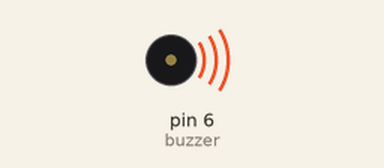
Recording of a sketch running on a simulated Arduino Uno, built with avr-gcc and run on an emulated ATmega328P. On the bench: buzzer (waves = sounding).

Above: at 0.1 s.
At 38.85 s:
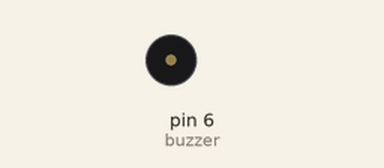
Timing chart, 0 to 40.0 s (numbered marks = the images above):
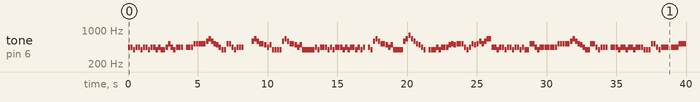

Measured:
- by itself, tone on pin 6 (buzzer): plays 440 Hz for 0.16 s, 440 Hz for 0.16 s, 392 Hz for 0.16 s, 440 Hz for 0.16 s, 440 Hz for 0.16 s, 392 Hz for 0.16 s … (192 notes in this stretch)

The sketch:

Samajavaragamana.ino
```cpp
/*
 * SAMAJAVARAGAMANA
 *
 * Connect a piezo buzzer or speaker to pin 6 or select a new pin.
 * for more arduino projects from me, please visit https://github.com/jinoycj/
 *
 * I have used some code snippets from https://github.com/robsoncouto/arduino-songs
 * There you can find lots other songs.
 *
 * Jinoy Johnson - 2021
 */


#include "melody.h"

// change this to whichever pin you want to use
int buzzer = 6;

// sizeof gives the number of bytes, each int value is composed of two bytes (16 bits)
// there are two values per note (pitch and duration), so for each note there are four bytes
int notes = sizeof(melody) / sizeof(melody[0]) / 2;

// this calculates the duration of a whole note in ms
int wholenote = (60000 * 4) / tempo;

int divider = 0, noteDuration = 0;
void setup() {
    // iterate over the notes of the melody.
  // Remember, the array is twice the number of notes (notes + durations)
  for (int thisNote = 0; thisNote < notes * 2; thisNote = thisNote + 2) {

    // calculates the duration of each note
    divider = pgm_read_word_near(melody+thisNote + 1);
    if (divider > 0) {
      // regular note, just proceed
      noteDuration = (wholenote) / divider;
    } else if (divider < 0) {
      // dotted notes are represented with negative durations!!
      noteDuration = (wholenote) / abs(divider);
      noteDuration *= 1.5; // increases the duration in half for dotted notes
    }

    // we only play the note for 90% of the duration, leaving 10% as a pause
    tone(buzzer, pgm_read_word_near(melody+thisNote), noteDuration * 0.9);

    // Wait for the specief duration before playing the next note.
    delay(noteDuration);

    // stop the waveform generation before the next note.
    noTone(buzzer);
  }

}

void loop() {
  // no need to repeat the melody.

}
```

melody.h
```cpp
#ifndef _MELODY_H
#define _MELODY_H

//NOTES
#define NOTE_B0  31
#define NOTE_C1  33
#define NOTE_CS1 35
#define NOTE_D1  37
#define NOTE_DS1 39
#define NOTE_E1  41
#define NOTE_F1  44
#define NOTE_FS1 46
#define NOTE_G1  49
#define NOTE_GS1 52
#define NOTE_A1  55
#define NOTE_AS1 58
#define NOTE_B1  62
#define NOTE_C2  65
#define NOTE_CS2 69
#define NOTE_D2  73
#define NOTE_DS2 78
#define NOTE_E2  82
#define NOTE_F2  87
#define NOTE_FS2 93
#define NOTE_G2  98
#define NOTE_GS2 104
#define NOTE_A2  110
#define NOTE_AS2 117
#define NOTE_B2  123
#define NOTE_C3  131
#define NOTE_CS3 139
#define NOTE_D3  147
#define NOTE_DS3 156
#define NOTE_E3  165
#define NOTE_F3  175
#define NOTE_FS3 185
#define NOTE_G3  196
#define NOTE_GS3 208
#define NOTE_A3  220
#define NOTE_AS3 233
#define NOTE_B3  247
#define NOTE_C4  262
#define NOTE_CS4 277
#define NOTE_D4  294
#define NOTE_DS4 311
#define NOTE_E4  330
#define NOTE_F4  349
#define NOTE_FS4 370
#define NOTE_G4  392
#define NOTE_GS4 415
#define NOTE_A4  440
#define NOTE_AS4 466
#define NOTE_B4  494
#define NOTE_C5  523
#define NOTE_CS5 554
#define NOTE_D5  587
#define NOTE_DS5 622
#define NOTE_E5  659
#define NOTE_F5  698
#define NOTE_FS5 740
#define NOTE_G5  784
#define NOTE_GS5 831
#define NOTE_A5  880
#define NOTE_AS5 932
#define NOTE_B5  988
#define NOTE_C6  1047
#define NOTE_CS6 1109
#define NOTE_D6  1175
#define NOTE_DS6 1245
#define NOTE_E6  1319
#define NOTE_F6  1397
#define NOTE_FS6 1480
#define NOTE_G6  1568
#define NOTE_GS6 1661
#define NOTE_A6  1760
#define NOTE_AS6 1865
#define NOTE_B6  1976
#define NOTE_C7  2093
#define NOTE_CS7 2217
#define NOTE_D7  2349
#define NOTE_DS7 2489
#define NOTE_E7  2637
#define NOTE_F7  2794
#define NOTE_FS7 2960
#define NOTE_G7  3136
#define NOTE_GS7 3322
#define NOTE_A7  3520
#define NOTE_AS7 3729
#define NOTE_B7  3951
#define NOTE_C8  4186
#define NOTE_CS8 4435
#define NOTE_D8  4699
#define NOTE_DS8 4978
#define REST      0

// change this to make the song slower or faster
int tempo = 165;


// MELODY //

// notes of the moledy followed by the duration.
// a 4 means a quarter note, 8 an eightth , 16 sixteenth, so on
// !!negative numbers are used to represent dotted notes,
// so -4 means a dotted quarter note, that is, a quarter plus an eightth!!

const int melody[] PROGMEM = {
        //Samajavaragamana
        //Movie: Ala Vaikunthapurramuloo
        NOTE_A4,8,
        NOTE_A4,8,NOTE_G4,8,NOTE_A4,8,NOTE_A4,8,NOTE_G4,8,NOTE_A4,8,NOTE_A4,8,NOTE_G4,8,NOTE_A4,8,NOTE_A4,8,NOTE_G4,8,NOTE_A4,8,
        NOTE_G4,4,NOTE_A4,8,NOTE_C5,8,NOTE_A4,8,NOTE_G4,8,NOTE_A4,4,NOTE_A4,8,REST,8,NOTE_A4,4,
        NOTE_A4,8,NOTE_C5,8,NOTE_C5,8,NOTE_C5,8,NOTE_C5,4,NOTE_D5,8,NOTE_E5,8,NOTE_D5,8,NOTE_C5,8,NOTE_B4,8,NOTE_A4,8,
        NOTE_G4,8,NOTE_G4,8,NOTE_C5,8,NOTE_C5,8,NOTE_A4,8,NOTE_G4,8,NOTE_A4,8,NOTE_A4,8,NOTE_A4,8,REST,-4,
        NOTE_D5,8,NOTE_E5,8,NOTE_D5,8,NOTE_C5,4,NOTE_B4,8,NOTE_A4,8,NOTE_B4,8,NOTE_G4,8,NOTE_G4,8,NOTE_G4,8,NOTE_G4,8,
        NOTE_D5,8,NOTE_E5,8,NOTE_D5,8,NOTE_C5,4,NOTE_B4,8,NOTE_A4,8,NOTE_B4,8,NOTE_G4,8,NOTE_G4,8,NOTE_G4,8,NOTE_G4,8,
        NOTE_G4,8,NOTE_A4,8,NOTE_G4,8,NOTE_A4,4,NOTE_A4,8,NOTE_G4,8,NOTE_A4,8,NOTE_G4,8,NOTE_A4,4,NOTE_A4,8,
        NOTE_G4,8,NOTE_A4,8,NOTE_G4,8,NOTE_A4,4,NOTE_G4,8,NOTE_A4,8,NOTE_G4,8,NOTE_A4,8,REST,8,NOTE_A4,8,NOTE_G4,8,
        NOTE_D5,8,NOTE_E5,8,NOTE_D5,8,NOTE_C5,4,NOTE_B4,8,NOTE_A4,8,NOTE_B4,8,NOTE_G4,8,NOTE_G4,8,NOTE_G4,8,NOTE_G4,8,
        NOTE_D5,8,NOTE_E5,8,NOTE_G5,8,NOTE_E5,8,NOTE_D5,8,NOTE_C5,8,NOTE_B4,8,NOTE_A4,8,NOTE_G4,8,REST,8,NOTE_G4,8,NOTE_G4,8,
        NOTE_G4,8,NOTE_A4,8,NOTE_G4,8,NOTE_A4,4,NOTE_A4,8,NOTE_B4,8,NOTE_C5,8,NOTE_B4,8,NOTE_C5,4,NOTE_C5,8,
        NOTE_A4,8,NOTE_G4,8,NOTE_A4,8,NOTE_C5,8,NOTE_B4,8,NOTE_C5,8,NOTE_D5,8,NOTE_C5,8,NOTE_D5,8,NOTE_E5,4,NOTE_A4,8,
        NOTE_A4,8,NOTE_G4,8,NOTE_A4,8,NOTE_A4,8,NOTE_G4,8,NOTE_A4,8,NOTE_A4,8,NOTE_G4,8,NOTE_A4,8,NOTE_A4,8,NOTE_G4,8,NOTE_A4,8,
        NOTE_G4,4,NOTE_C5,8,NOTE_C5,8,NOTE_A4,8,NOTE_G4,8,NOTE_A4,4,NOTE_A4,4,NOTE_A4,4,
        NOTE_A4,8,NOTE_C5,8,NOTE_C5,8,NOTE_C5,8,NOTE_C5,4,NOTE_D5,8,NOTE_E5,8,NOTE_D5,8,NOTE_C5,8,NOTE_B4,8,NOTE_A4,8,
        NOTE_G4,8,NOTE_G4,8,NOTE_C5,4,NOTE_A4,8,NOTE_G4,8,NOTE_A4,8,NOTE_A4,8,NOTE_A4,8,REST,8,NOTE_A4,4,
        NOTE_A4,8,NOTE_G4,8,NOTE_A4,8,NOTE_A4,8,NOTE_G4,8,NOTE_A4,8,NOTE_A4,8,NOTE_G4,8,NOTE_A4,4,NOTE_A4,8,NOTE_G4,8,
        NOTE_G4,8,NOTE_G4,8,NOTE_C5,8,NOTE_C5,8,NOTE_A4,8,NOTE_G4,8,NOTE_A4,8,NOTE_A4,8,NOTE_A4,8,REST,8,NOTE_A4,8,NOTE_A4,8,
        NOTE_A4,8,NOTE_C5,8,NOTE_C5,8,NOTE_C5,8,NOTE_C5,4,NOTE_D5,8,NOTE_E5,8,NOTE_D5,8,NOTE_C5,8,NOTE_B4,8,NOTE_A4,8,
        NOTE_G4,4,NOTE_C5,8,NOTE_C5,8,NOTE_G4,4,NOTE_A4,8,NOTE_A4,8,NOTE_A4,8,REST,8,NOTE_E5,4,
        NOTE_E5,8,NOTE_E5,8,NOTE_E5,8,NOTE_E5,8,NOTE_E5,8,NOTE_D5,8,NOTE_D5,8,NOTE_D5,8,NOTE_D5,8,NOTE_D5,8,NOTE_D5,8,NOTE_C5,8,
        NOTE_C5,4,NOTE_E5,8,NOTE_E5,8,NOTE_C5,4,NOTE_D5,8,NOTE_D5,8,NOTE_D5,8,REST,8,NOTE_A4,8,NOTE_A4,8,
        NOTE_A4,8,NOTE_C5,8,NOTE_C5,8,NOTE_C5,8,NOTE_C5,4,NOTE_D5,8,NOTE_E5,8,NOTE_D5,8,NOTE_C5,8,NOTE_A4,8,REST,8,
        NOTE_G4,8,NOTE_G4,8,NOTE_C5,8,NOTE_C5,8,NOTE_A4,8,NOTE_G4,8,NOTE_A4,8,NOTE_A4,8,NOTE_A4,8,NOTE_A4,-4,
        NOTE_D5,-2,NOTE_E5,-2,
        NOTE_E5,-2,NOTE_E5,4,NOTE_D5,4,NOTE_C5,4,
        NOTE_D5,4,NOTE_E5,4,NOTE_G5,4,NOTE_E5,4,NOTE_D5,4,NOTE_E5,4,
        NOTE_C5,4,NOTE_B4,2,REST,-4,REST,-4,
        NOTE_E5,4,NOTE_D5,8,NOTE_C5,8,NOTE_C5,8,NOTE_B4,8,NOTE_A4,8,NOTE_B4,8,NOTE_G4,8,NOTE_G4,8,NOTE_G4,8,NOTE_G4,8,
        NOTE_E5,4,NOTE_D5,8,NOTE_C5,4,NOTE_B4,8,NOTE_A4,8,NOTE_B4,8,NOTE_G4,8,NOTE_G4,4,REST,8,
        NOTE_G4,8,NOTE_A4,8,NOTE_G4,8,NOTE_A4,4,NOTE_A4,8,NOTE_G4,8,NOTE_A4,8,NOTE_G4,8,NOTE_A4,4,NOTE_A4,8,
        NOTE_G4,8,NOTE_A4,8,NOTE_G4,8,NOTE_A4,4,NOTE_G4,8,NOTE_A4,8,NOTE_G4,8,NOTE_A4,8,REST,-4,
        NOTE_E5,4,NOTE_D5,8,NOTE_C5,8,NOTE_C5,8,NOTE_B4,8,NOTE_A4,8,NOTE_B4,8,NOTE_G4,8,NOTE_G4,8,NOTE_G4,8,NOTE_G4,8,
        NOTE_E5,4,NOTE_D5,8,NOTE_C5,4,NOTE_B4,8,NOTE_A4,8,NOTE_B4,8,NOTE_G4,8,NOTE_G4,4,REST,8,
        NOTE_G4,8,NOTE_A4,8,NOTE_G4,8,NOTE_A4,4,NOTE_A4,8,NOTE_G4,8,NOTE_A4,8,NOTE_G4,8,NOTE_A4,4,NOTE_A4,8,
        NOTE_G4,8,NOTE_A4,8,NOTE_G4,8,NOTE_A4,4,NOTE_G4,8,NOTE_A4,8,NOTE_G4,8,NOTE_A4,8,REST,8,REST,8,NOTE_A4,8,
        NOTE_A4,8,NOTE_G4,8,NOTE_A4,8,NOTE_A4,8,NOTE_G4,8,NOTE_A4,8,NOTE_A4,8,NOTE_G4,8,NOTE_A4,8,NOTE_A4,8,NOTE_G4,8,NOTE_A4,8,
        NOTE_G4,4,NOTE_C5,8,NOTE_C5,8,NOTE_C5,4,NOTE_D5,4,NOTE_A4,8,REST,8,NOTE_A4,4,
        NOTE_A4,8,NOTE_C5,8,NOTE_C5,8,NOTE_C5,8,NOTE_E5,4,NOTE_G5,8,NOTE_E5,8,NOTE_D5,8,NOTE_C5,8,NOTE_B4,8,NOTE_A4,8,
        NOTE_G4,8,NOTE_G4,8,NOTE_B4,8,NOTE_D5,8,NOTE_A4,8,NOTE_G4,8,NOTE_A4,8,NOTE_A4,8,NOTE_A4,8,REST,-4,
        REST,1,
        REST,1,
        REST,1,
        REST,-4,REST,-4,REST,8,REST,8,NOTE_E5,8,NOTE_E5,8,NOTE_G5,8,NOTE_E5,8,
        NOTE_C5,4,NOTE_C5,8,NOTE_E5,-4,REST,8,REST,8,NOTE_E5,8,NOTE_E5,8,NOTE_G5,8,NOTE_E5,8,
        NOTE_C5,4,NOTE_C5,8,NOTE_E5,-4,REST,4,REST,4,NOTE_A4,8,NOTE_FS5,8,
        NOTE_FS5,8,NOTE_F5,8,NOTE_G5,8,NOTE_F5,4,NOTE_G5,8,NOTE_F5,8,NOTE_F5,8,NOTE_F5,8,NOTE_F5,8,NOTE_F5,8,NOTE_G5,8,
        NOTE_FS5,4,NOTE_A5,8,NOTE_G5,8,NOTE_E5,8,NOTE_D5,8,NOTE_E5,8,NOTE_E5,8,NOTE_E5,8,NOTE_G5,8,NOTE_E5,8,
        NOTE_C5,4,NOTE_C5,8,NOTE_E5,-4,REST,8,REST,8,NOTE_E5,8,NOTE_E5,8,NOTE_G5,8,NOTE_E5,8,
        NOTE_C5,4,NOTE_C5,8,NOTE_E5,-4,NOTE_C5,-4,REST,8,NOTE_A4,8,NOTE_FS5,8,
        NOTE_FS5,4,NOTE_F5,8,NOTE_F5,4,NOTE_G5,8,NOTE_F5,4,NOTE_F5,8,NOTE_F5,4,NOTE_G5,8,
        NOTE_FS5,8,NOTE_F5,8,NOTE_A5,8,NOTE_G5,8,NOTE_E5,8,NOTE_D5,8,NOTE_E5,4,REST,8,REST,8,NOTE_A4,8,NOTE_E5,8,
        NOTE_E5,4,NOTE_E5,8,NOTE_E5,8,NOTE_E5,8,NOTE_E5,4,NOTE_D5,8,NOTE_E5,8,NOTE_C5,8,NOTE_D5,-4,
        NOTE_D5,8,NOTE_E5,8,NOTE_E5,8,NOTE_E5,8,NOTE_E5,4,NOTE_D5,8,NOTE_E5,8,NOTE_C5,8,NOTE_D5,-4,
        NOTE_D5,8,NOTE_E5,8,NOTE_C5,8,NOTE_D5,-4,NOTE_D5,8,NOTE_E5,8,NOTE_C5,8,NOTE_D5,-4,
        NOTE_A4,4,NOTE_C5,8,NOTE_C5,-4,NOTE_A4,-4,NOTE_A4,8,NOTE_C5,8,NOTE_E5,8,
        NOTE_E5,4,NOTE_E5,8,NOTE_E5,8,NOTE_E5,8,NOTE_E5,8,NOTE_D5,8,NOTE_E5,8,NOTE_C5,8,NOTE_D5,4,REST,8,
        NOTE_E5,4,NOTE_G5,8,NOTE_G5,8,NOTE_E5,4,NOTE_D5,8,NOTE_E5,8,NOTE_C5,8,NOTE_D5,4,REST,8,
        NOTE_D5,8,NOTE_E5,8,NOTE_C5,8,NOTE_D5,4,NOTE_D5,8,NOTE_D5,8,NOTE_E5,8,NOTE_C5,8,NOTE_D5,4,NOTE_D5,8,
        NOTE_D5,8,NOTE_E5,8,NOTE_D5,8,NOTE_E5,8,NOTE_D5,8,NOTE_E5,8,NOTE_D5,-4,NOTE_D5,8,NOTE_E5,4,
        NOTE_E5,4,NOTE_D5,8,NOTE_C5,8,NOTE_C5,8,NOTE_B4,8,NOTE_A4,8,NOTE_B4,8,NOTE_G4,8,NOTE_G4,8,NOTE_G4,8,NOTE_G4,8,
        NOTE_E5,4,NOTE_D5,8,NOTE_C5,4,NOTE_B4,8,NOTE_A4,8,NOTE_B4,8,NOTE_G4,8,NOTE_G4,4,REST,8,
        NOTE_G4,8,NOTE_A4,8,NOTE_G4,8,NOTE_A4,4,NOTE_A4,8,NOTE_G4,8,NOTE_A4,8,NOTE_G4,8,NOTE_A4,4,NOTE_A4,8,
        NOTE_G4,8,NOTE_A4,8,NOTE_G4,8,NOTE_A4,4,NOTE_G4,8,NOTE_A4,8,NOTE_G4,8,NOTE_A4,8,REST,-4,
        NOTE_E5,4,NOTE_D5,8,NOTE_C5,8,NOTE_C5,8,NOTE_B4,8,NOTE_A4,8,NOTE_B4,8,NOTE_G4,8,NOTE_G4,8,NOTE_A4,8,NOTE_A4,8,
        NOTE_D5,8,NOTE_E5,8,NOTE_G5,8,NOTE_E5,8,NOTE_C5,8,NOTE_B4,8,NOTE_A4,8,NOTE_B4,8,NOTE_G4,4,REST,8,REST,8,
        NOTE_G4,8,NOTE_A4,8,NOTE_G4,8,NOTE_A4,4,NOTE_A4,8,NOTE_G4,8,NOTE_A4,8,NOTE_G4,8,NOTE_A4,4,NOTE_A4,8,
        NOTE_G4,8,NOTE_A4,8,NOTE_G4,8,NOTE_A4,4,NOTE_G4,8,NOTE_A4,8,NOTE_G4,8,NOTE_A4,8,REST,4,REST,8,
        NOTE_D5,8,NOTE_E5,8,NOTE_D5,8,NOTE_C5,4,NOTE_B4,8,NOTE_A4,8,NOTE_B4,8,NOTE_G4,8,NOTE_G4,8,NOTE_G4,8,NOTE_G4,8,
        NOTE_D5,8,NOTE_E5,8,NOTE_D5,8,NOTE_C5,4,NOTE_B4,8,NOTE_A4,8,NOTE_B4,8,NOTE_G4,8,NOTE_G4,8,NOTE_G4,8,NOTE_G4,8,
        NOTE_G4,8,NOTE_A4,8,NOTE_G4,8,NOTE_A4,4,NOTE_A4,8,NOTE_G4,8,NOTE_A4,8,NOTE_G4,8,NOTE_A4,4,NOTE_A4,8,
        NOTE_G4,8,NOTE_A4,8,NOTE_G4,8,NOTE_A4,4,NOTE_G4,8,NOTE_A4,8,NOTE_G4,8,NOTE_A4,8,NOTE_A4,-4,
        NOTE_D5,8,NOTE_E5,8,NOTE_D5,8,NOTE_C5,4,NOTE_B4,8,NOTE_A4,8,NOTE_B4,8,NOTE_G4,8,NOTE_G4,8,NOTE_G4,8,NOTE_G4,8,
        NOTE_D5,8,NOTE_E5,8,NOTE_G5,8,NOTE_E5,8,NOTE_D5,8,NOTE_C5,8,NOTE_B4,8,NOTE_A4,8,NOTE_G4,8,NOTE_G4,8,NOTE_G4,8,NOTE_G4,8,
        NOTE_G4,8,NOTE_A4,8,NOTE_G4,8,NOTE_A4,4,NOTE_A4,8,NOTE_B4,8,NOTE_C5,8,NOTE_B4,8,NOTE_C5,4,NOTE_C5,8,
        NOTE_A4,8,NOTE_G4,8,NOTE_A4,8,NOTE_C5,8,NOTE_B4,8,NOTE_C5,8,NOTE_D5,8,NOTE_C5,8,NOTE_D5,8,NOTE_E5,4,NOTE_A4,8,
        NOTE_A4,8,NOTE_G4,8,NOTE_A4,8,NOTE_A4,8,NOTE_G4,8,NOTE_A4,8,NOTE_A4,8,NOTE_G4,8,NOTE_A4,8,NOTE_A4,8,NOTE_G4,8,NOTE_A4,8,
        NOTE_G4,4,NOTE_C5,8,NOTE_C5,8,NOTE_G4,4,NOTE_A4,4,NOTE_A4,8,REST,8,NOTE_A4,4,
        NOTE_A4,8,NOTE_C5,8,NOTE_C5,8,NOTE_C5,8,NOTE_C5,4,NOTE_D5,8,NOTE_E5,8,NOTE_D5,8,NOTE_C5,8,NOTE_B4,8,NOTE_A4,8,
        NOTE_G4,8,NOTE_G4,8,NOTE_C5,8,NOTE_D5,8,NOTE_A4,8,NOTE_G4,8,NOTE_A4,8,NOTE_A4,8,NOTE_A4,8,REST,8,NOTE_A4,4,
        NOTE_A4,8,NOTE_G4,8,NOTE_A4,8,NOTE_A4,8,NOTE_G4,8,NOTE_A4,8,NOTE_A4,4,NOTE_A4,8,NOTE_A4,8,NOTE_A4,4,
        NOTE_G4,8,NOTE_G4,8,NOTE_C5,8,NOTE_C5,8,NOTE_D5,4,NOTE_C5,8,NOTE_A4,8,NOTE_A4,8,REST,8,NOTE_A4,8,NOTE_A4,8,
        NOTE_A4,8,NOTE_C5,8,NOTE_C5,8,NOTE_C5,8,NOTE_C5,4,NOTE_D5,8,NOTE_E5,8,NOTE_D5,8,NOTE_C5,8,NOTE_A4,4,
        NOTE_G4,4,NOTE_C5,8,NOTE_C5,8,NOTE_G4,4,NOTE_A4,8,NOTE_A4,8,NOTE_A4,8,NOTE_A4,-4
};
//  /MELODY END/  //
#endif
```
